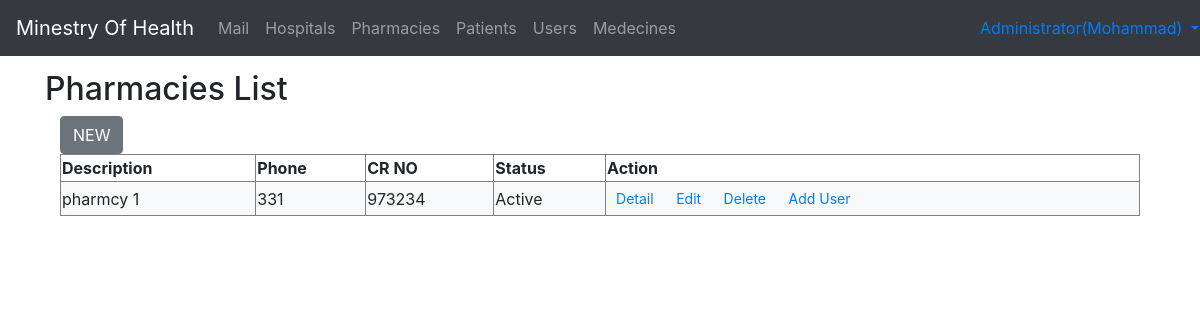
Screenshot of /admin/pharmacies.php (signed in) with the database file from the repository.
### tables this page shows
CREATE TABLE IF NOT EXISTS `pharmacy` (
  `id` int(11) NOT NULL AUTO_INCREMENT,
  `Description` varchar(50) NOT NULL,
  `Tel` varchar(20) NOT NULL,
  `Tel2` varchar(20) NOT NULL,
  `Address` varchar(200) NOT NULL,
  `nationalId` varchar(50) NOT NULL,
  `Fax` varchar(20) NOT NULL,
  `Email` varchar(30) NOT NULL,
  `Status` tinyint(1) NOT NULL,
  `ContactName` varchar(50) NOT NULL,
  `ContactTel` varchar(20) NOT NULL,
  PRIMARY KEY (`id`)
);

### included/Pharmacies.php (the view, shortened to what this page needs)
<?php
try{
        include("config.php");
        $query="SELECT `id`, `Description`, `Tel`, `Tel2`, `Address`, `nationalId`, `Fax`, `Email`, `Status`, `ContactName`, `ContactTel` FROM `pharmacy` WHERE 1";
        $results= $db->query($query);
        while ($row = $results->fetch(PDO::FETCH_ASSOC))
        {
	$t=' class="bg-light"';
	$s='Active';
?>
<tr <?php echo $t; ?>>
    <td>
        <?php echo $row["Description"]; ?>
    </td>
    <td>
        <?php echo $row["Tel"]; ?>
    </td>
    <td>
        <?php echo $row["nationalId"]; ?>
    </td>
    <td>
        <?php echo $s; ?>
    </td>
    <td>
        <a class="btn btn-sm" href="PharmacyDetails.php?pID=<?php echo $row["id"]; ?>">Detail</a>
        <a class="btn btn-sm" href="PharmacyEdit.php?pID=<?php echo $row["id"]; ?>">Edit</a>
        <a class="btn btn-sm" href="PharmacyDelete.php?pID=<?php echo $row["id"]; ?>">Delete</a>
        <a class="btn btn-sm" href="User.php?type=Pharmacy&uID=<?php echo $row["id"]; ?>">Add User</a>
    </td>
</tr>
<?php
}
}catch(Exception $e) {
  echo 'Message: ' .$e->getMessage();
}
?>

### rows the page displays
pharmacy: Description "pharmcy 1", Tel "331", nationalId "973234", s "Active"

### other values shown
$_SESSION["type"] "Administrator"
$_SESSION["F_name"] "Mohammad"
